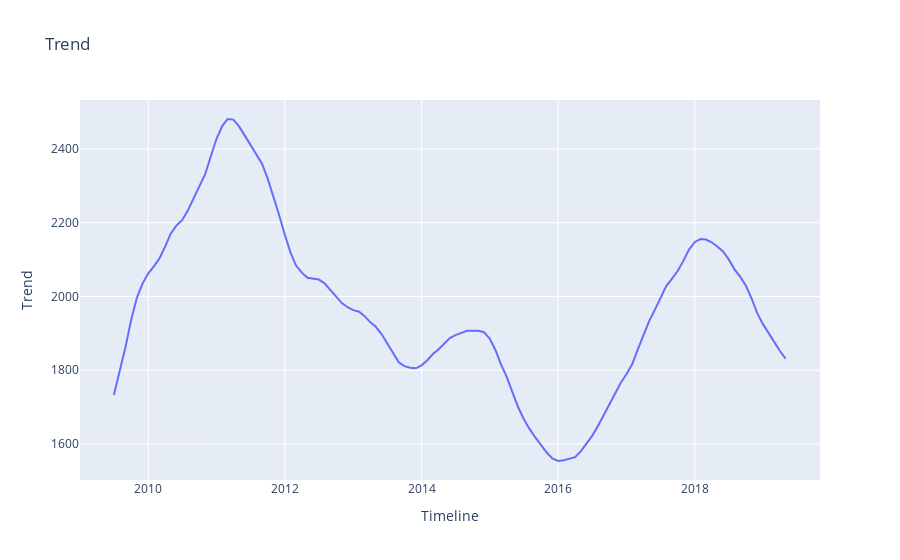
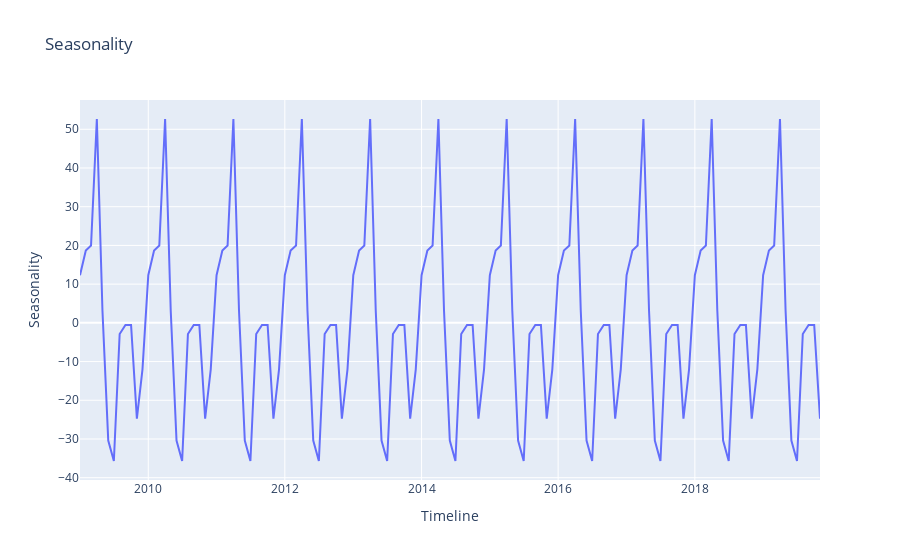
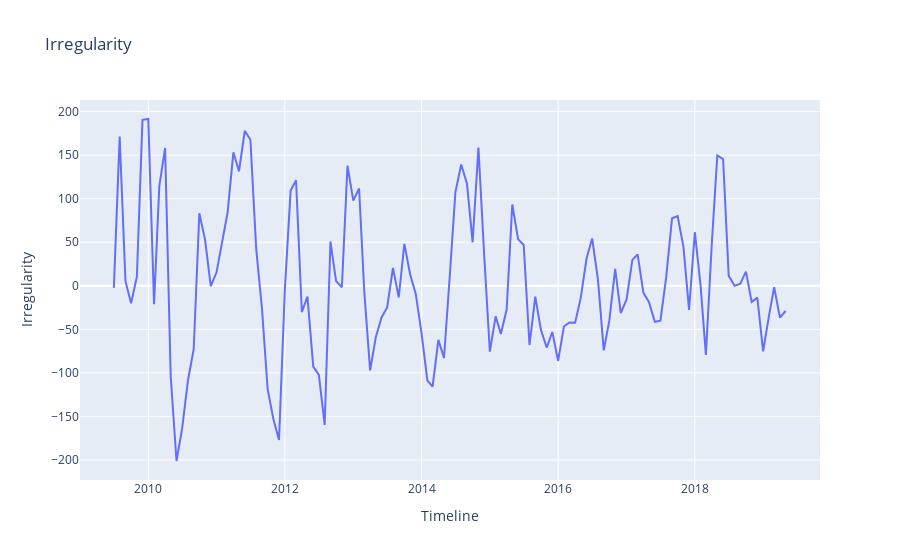

The code cell stored with these charts, in order, in its notebook:
### Code cell
# decompose series into trend, seasonality and irregularity
# from mathmodels.forecast import timeseriesplots

from timeseriesplots import timeseriesplots
from plotly.offline import init_notebook_mode
init_notebook_mode(connected=True)

# STL Decompose
trend,seasonality,irregularity = df.timeseriesplots.stl('Prices',model='additive',filt=None,freq=None,two_sided=True,
                                                        extrapolate_trend=0)
trendFigure, seasonalityFigure, irregularityFigure = df.timeseriesplots.stlFigure(trend,seasonality,irregularity)
iplot(trendFigure)
iplot(seasonalityFigure)
iplot(irregularityFigure)

### Figure 1 — Plotly figure (JSON) as saved in the notebook; plotly's stock layout.template omitted (floating-point values rounded to 4 significant figures; data arrays with more than 128 entries replaced by an {"elided": "..."} marker saying what was removed)
{"data": [{"type": "scatter", "x": {"elided": "131 str values"}, "y": {"elided": "131 float values"}}], "layout": {"title": {"text": "Trend"}, "xaxis": {"title": {"text": "Timeline"}}, "yaxis": {"title": {"text": "Trend"}}}}

### Figure 2 — Plotly figure (JSON) as saved in the notebook; plotly's stock layout.template omitted (floating-point values rounded to 4 significant figures; data arrays with more than 128 entries replaced by an {"elided": "..."} marker saying what was removed)
{"data": [{"type": "scatter", "x": {"elided": "131 str values"}, "y": {"elided": "131 float values"}}], "layout": {"title": {"text": "Seasonality"}, "xaxis": {"title": {"text": "Timeline"}}, "yaxis": {"title": {"text": "Seasonality"}}}}

### Figure 3 — Plotly figure (JSON) as saved in the notebook; plotly's stock layout.template omitted (floating-point values rounded to 4 significant figures; data arrays with more than 128 entries replaced by an {"elided": "..."} marker saying what was removed)
{"data": [{"type": "scatter", "x": {"elided": "131 str values"}, "y": {"elided": "131 float values"}}], "layout": {"title": {"text": "Irregularity"}, "xaxis": {"title": {"text": "Timeline"}}, "yaxis": {"title": {"text": "Irregularity"}}}}
